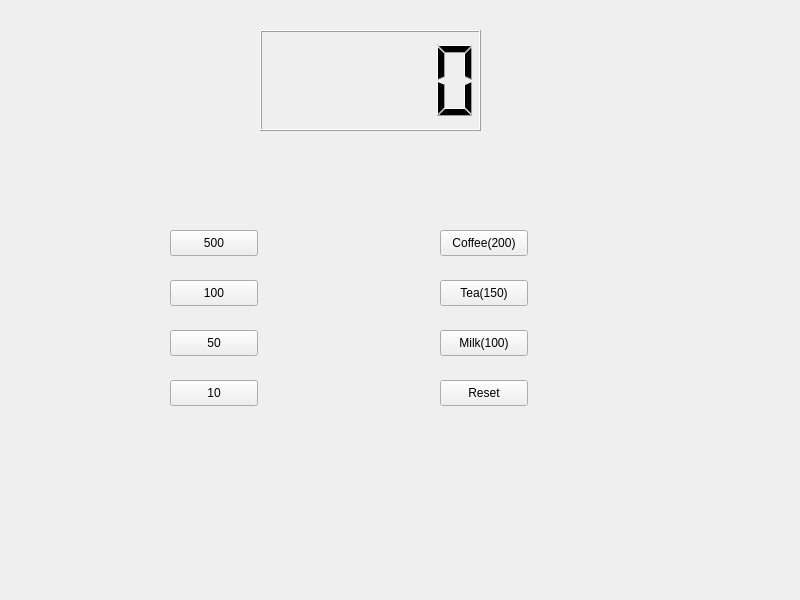
<?xml version="1.0" encoding="UTF-8"?>
<ui version="4.0">
 <class>Widget</class>
 <widget class="QWidget" name="Widget">
  <property name="geometry">
   <rect>
    <x>0</x>
    <y>0</y>
    <width>800</width>
    <height>600</height>
   </rect>
  </property>
  <property name="windowTitle">
   <string>Widget</string>
  </property>
  <widget class="QLCDNumber" name="lcdNumber">
   <property name="geometry">
    <rect>
     <x>260</x>
     <y>30</y>
     <width>221</width>
     <height>101</height>
    </rect>
   </property>
  </widget>
  <widget class="QPushButton" name="pbCoin500">
   <property name="geometry">
    <rect>
     <x>170</x>
     <y>230</y>
     <width>88</width>
     <height>26</height>
    </rect>
   </property>
   <property name="text">
    <string>500</string>
   </property>
  </widget>
  <widget class="QPushButton" name="pbCoin100">
   <property name="geometry">
    <rect>
     <x>170</x>
     <y>280</y>
     <width>88</width>
     <height>26</height>
    </rect>
   </property>
   <property name="text">
    <string>100</string>
   </property>
  </widget>
  <widget class="QPushButton" name="pbCoin50">
   <property name="geometry">
    <rect>
     <x>170</x>
     <y>330</y>
     <width>88</width>
     <height>26</height>
    </rect>
   </property>
   <property name="text">
    <string>50</string>
   </property>
  </widget>
  <widget class="QPushButton" name="pbCoin10">
   <property name="geometry">
    <rect>
     <x>170</x>
     <y>380</y>
     <width>88</width>
     <height>26</height>
    </rect>
   </property>
   <property name="text">
    <string>10</string>
   </property>
  </widget>
  <widget class="QPushButton" name="pbCoffee">
   <property name="geometry">
    <rect>
     <x>440</x>
     <y>230</y>
     <width>88</width>
     <height>26</height>
    </rect>
   </property>
   <property name="text">
    <string>Coffee(200)</string>
   </property>
  </widget>
  <widget class="QPushButton" name="pbTea">
   <property name="geometry">
    <rect>
     <x>440</x>
     <y>280</y>
     <width>88</width>
     <height>26</height>
    </rect>
   </property>
   <property name="text">
    <string>Tea(150)</string>
   </property>
  </widget>
  <widget class="QPushButton" name="pbMilk">
   <property name="geometry">
    <rect>
     <x>440</x>
     <y>330</y>
     <width>88</width>
     <height>26</height>
    </rect>
   </property>
   <property name="text">
    <string>Milk(100)</string>
   </property>
  </widget>
  <widget class="QPushButton" name="pbReset">
   <property name="geometry">
    <rect>
     <x>440</x>
     <y>380</y>
     <width>88</width>
     <height>26</height>
    </rect>
   </property>
   <property name="text">
    <string>Reset</string>
   </property>
  </widget>
 </widget>
 <resources/>
 <connections/>
</ui>
